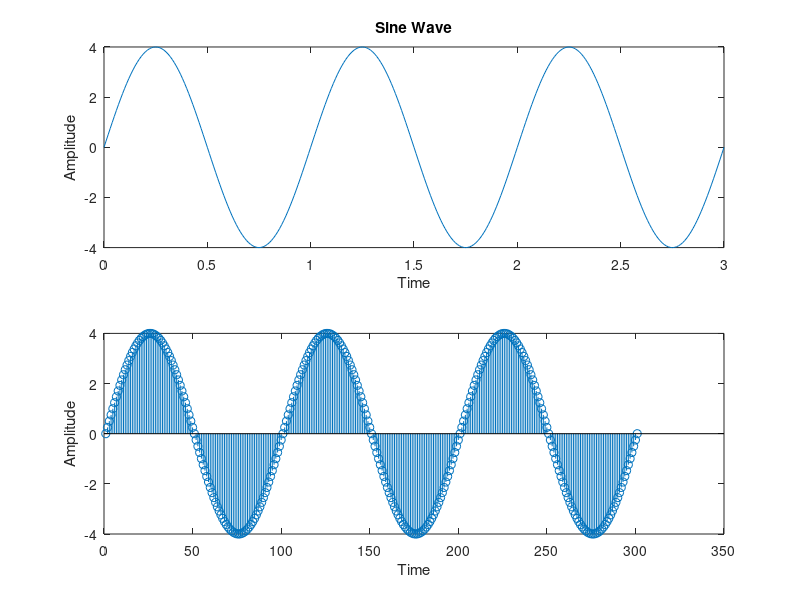
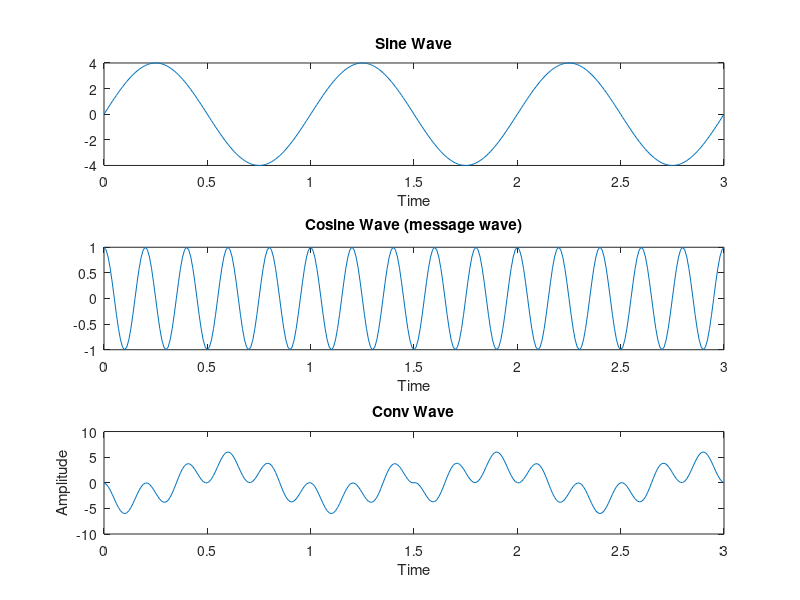
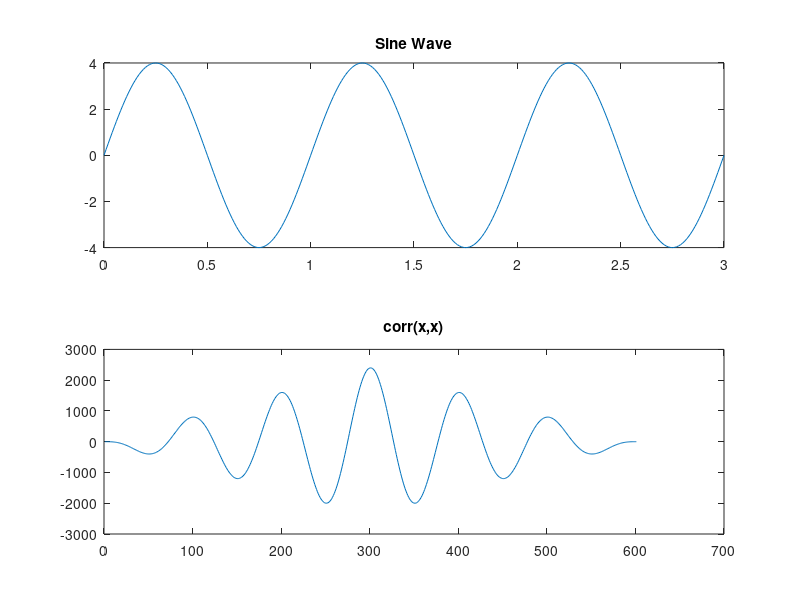
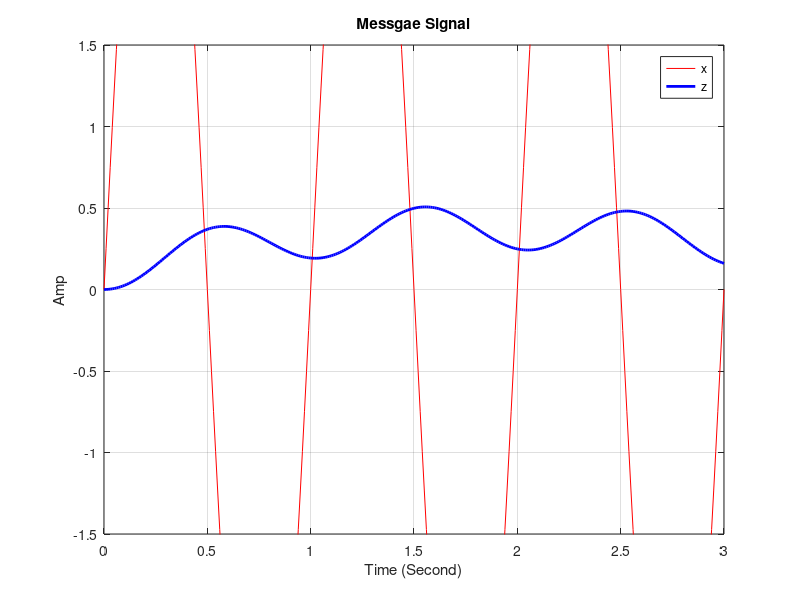

The MATLAB script that drew these images, in order:
t= 0:0.01:3;
f= 1;
x= 4*sin(2*pi*f*t);
figure(1)
subplot(2,1,1)
plot (t,x)
title('Sine Wave')
xlabel('Time')
ylabel('Amplitude')
subplot(2,1,2)
stem(x)
xlabel('Time')
ylabel('Amplitude')
h = cos(10*pi*f*t);
y = conv(h , x,'same')*1;
figure(2)
subplot(3,1,1)
plot (t,x)
title('Sine Wave')
xlabel('Time')
subplot(3,1,2)
plot (t,h)
title('Cosine Wave (message wave)')
xlabel('Time')
subplot(3,1,3)
plot (t,y)
title('Conv Wave')
xlabel('Time')
ylabel('Amplitude')
figure(3)
subplot(2,1,1)
plot (t,x)
title('Sine Wave')
subplot(2,1,2)
plot(xcorr(x,x))
title('corr(x,x)')
figure(4)
sys = tf([1 2], [5 0.5 2]) ;
#x = sign(x)
z = lsim(sys , x , t) ;
plot(t , x , 'r' , t , z , 'b' , 'LineWidth' , 2);
grid on
xlabel('Time (Second)') ; ylabel('Amp') ; title('Messgae Signal') ;
legend('x' ,'z' ) ;
ylim([-1.5 1.5])
